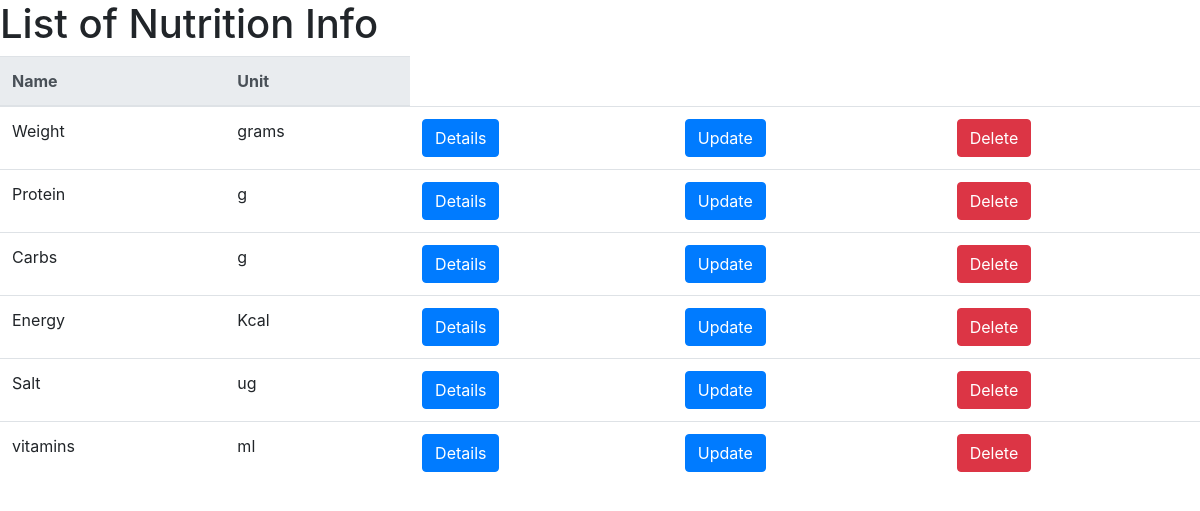
The page /nutri-info-list/ (signed in) on the database as committed earlier.
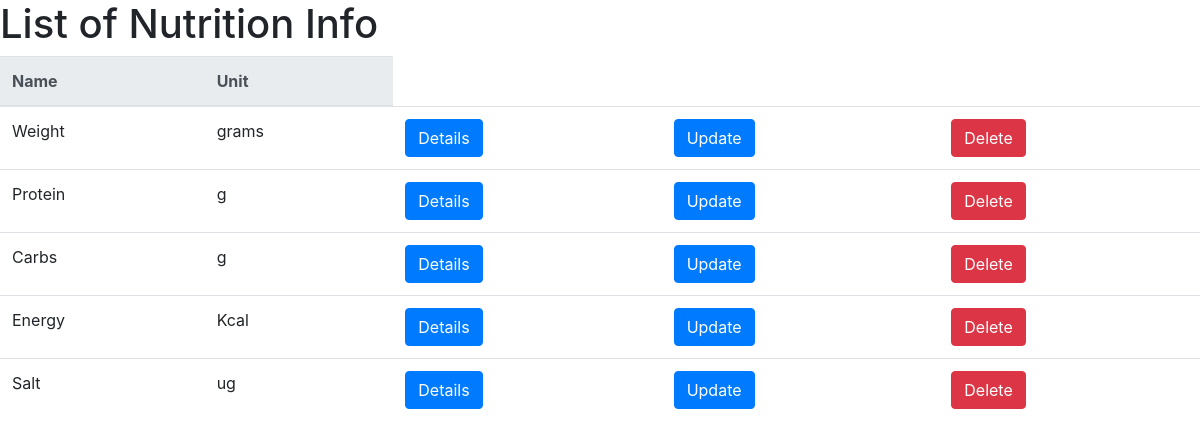
The same page on the database as committed later.
### foodCMS/models.py (models this page shows, shortened)
class NutritionInfo(models.Model):
    name = models.CharField(max_length=50,verbose_name="Name")
    unit = models.CharField(max_length=50,verbose_name="Unit")

### foodCMS/views.py (the view)
# urls.py: path('nutri-info-list/', views.NutritionInfoListView.as_view(),
@method_decorator(login_required, name="dispatch")
class NutritionInfoListView(ListView):
    model = NutritionInfo
    template_name = 'foodCMS/nutritionInfolist.html'

### foodCMS/templates/foodCMS/nutritionInfolist.html
{% extends "./base.html" %}
{% block maincontent %}
<h1>List of Nutrition Info</h1>
<table class="table">
    <tr>
        <thead class="thead-light">
            <tr>
                <th scope="col">Name</th>
                <th scope="col">Unit</th>
            </tr>
        </thead>
        <tbody>
                {% for nutritionInfo in object_list %}
                <tr>
                    <td>{{nutritionInfo.name}}</td>
                    <td>{{nutritionInfo.unit}}</td>
                    <td><a class="btn btn-primary" href="{% url 'nutri-details' nutritionInfo.id  %}">
                            Details
                        </a>
                    </td>
                    <td><a class="btn btn-primary" href="{% url 'nutri-update' nutritionInfo.id  %}">
                            Update
                        </a>
                    </td>
                    <td><a class="btn btn-danger" href="{% url 'nutri-delete' nutritionInfo.id  %}">
                            Delete
                        </a>
                    </td>
                </tr>
                {% endfor %}
        </tbody>
</table>
{% endblock %}

Rows that differ between the two databases and show on the page:
removed NutritionInfo: name "vitamins", unit "ml"
